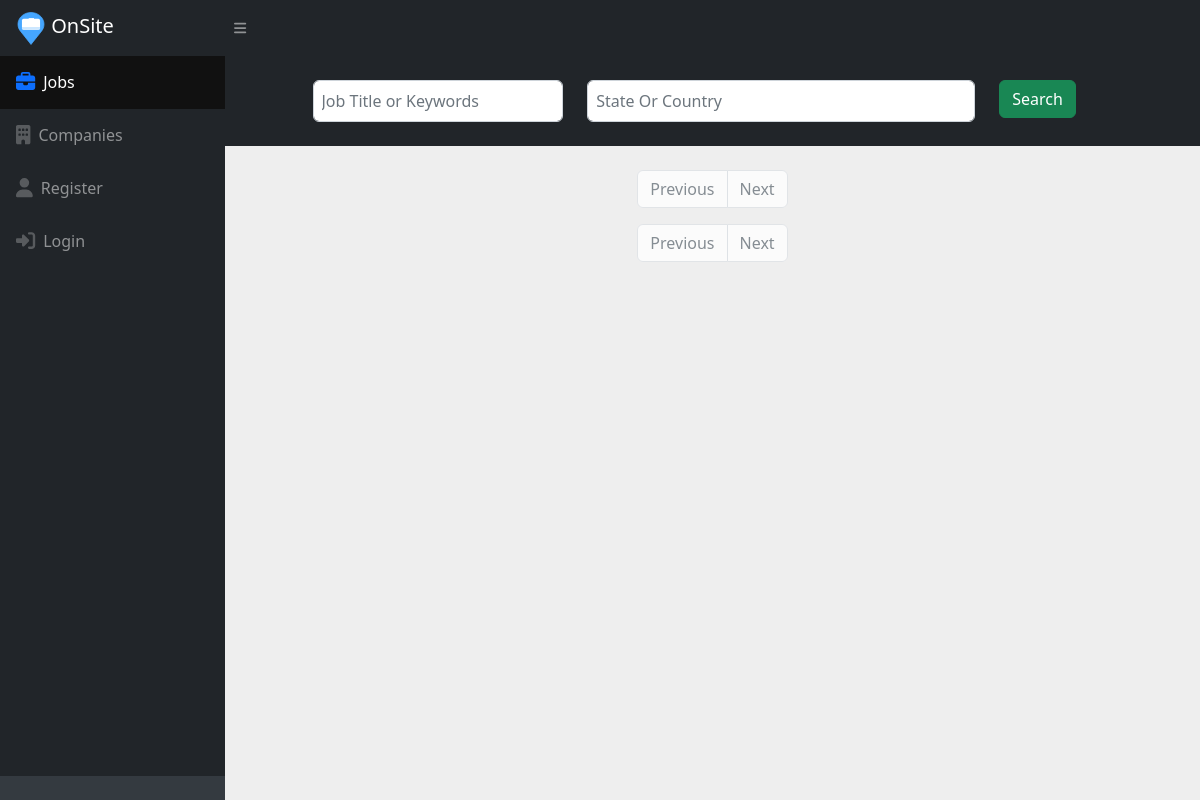
The page /jobs?page=1&job_title=&location= on the database as committed earlier.
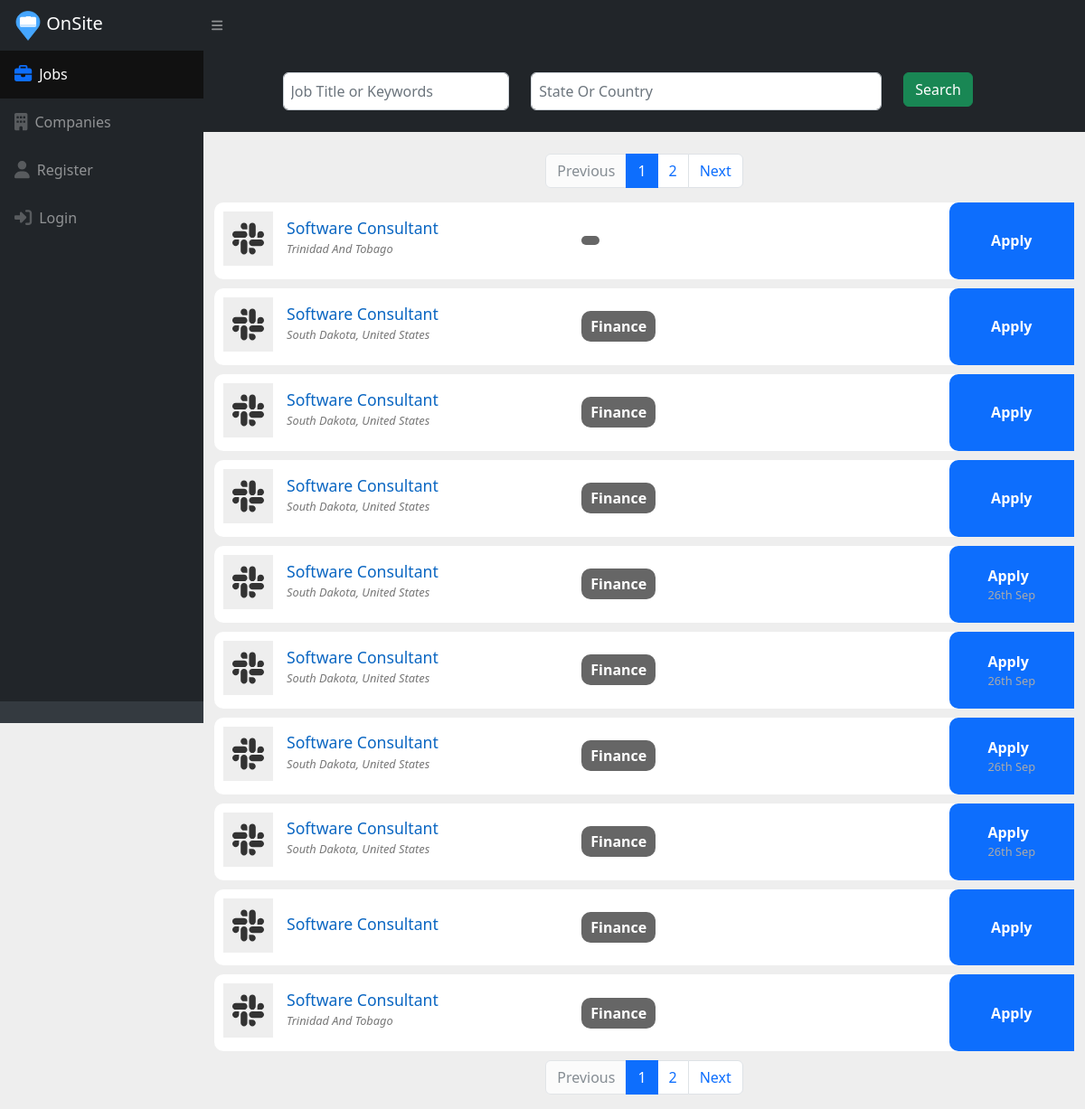
The same page on the database as committed later.
### app/models/job.py (models this page shows)
class JobHead(models.Model):
    title = models.ForeignKey(JobTitle, null=True, on_delete=models.SET_NULL)
    other_title =  models.CharField(max_length=255, null=True)
    location = models.ForeignKey(Location, on_delete=models.SET_NULL, null=True)
    department = models.ForeignKey(Department, on_delete=models.SET_NULL, null=True)
    other_department =  models.CharField(max_length=255, null=True)
    posted_on = models.DateTimeField(auto_now_add=True)
    salary_min = models.IntegerField(null=True)
    salary_max = models.IntegerField(null=True)
    experience_level =   models.CharField(max_length=15, choices=EXP_LEVEL, default="any")
    active_from = models.DateField(null=True)
    active_to = models.DateField(null=True)
    draft = models.BooleanField(default=False)
    created_by =  models.ForeignKey(User, on_delete=models.SET_NULL,null=True,  related_name="created_by")

### app/models/job_title.py (models this page shows, shortened)
class JobTitle(models.Model):
    name = models.CharField(max_length=100, unique=True)
    class Meta:
        indexes = [
            models.Index(fields=['name']),
        ]

### app/models/location.py (models this page shows)
class Location(models.Model):
    name = models.CharField(max_length=100, unique=True)
    loc_tyep = models.IntegerField()
    class Meta:
        indexes = [
            models.Index(fields=['name']),
        ]

### app/models/department.py (models this page shows)
class Department(models.Model):
    name = models.CharField(max_length=100, unique=True)

### app/public/views.py (the view)
# urls.py: path("jobs", views.jobs, name="jobs"),
def jobs(request):
    try:
        query = Q()
        if "job_title" in request.GET and request.GET["job_title"] != "":
            query &= Q(title__name__icontains=request.GET["job_title"])
        if "location" in request.GET and request.GET["location"] != "":
            query &= Q(location_id=request.GET["location"])
        if "page" in request.GET:
            page = int(request.GET["page"]) - 1
        jobs = JobHead.objects.filter(query).order_by('id')
        jobs_count = jobs.count()
        jobs = jobs[page * 10 : (page * 10) + 10]
    except Exception as e:
        return HttpResponseRedirect('/jobs?page=1&job_title=&location=')
    if len(jobs) != 0:
        pages = []
        for i in range(page+1 ,page - 2, -1):
            if i < 1:
                break
            pages.append(i)
        last = -(-jobs_count // 10) + 1
        for j in range(page+2, page + 4):
            if j  == last:
                break
            pages.append(j)
        pages.sort()
        last_page =  False
        if page + 2 == last:
            last_page = True
    else:
        pages = []
        last_page = True
    return render(request ,
                  "public/jobs.html",
                  {"jobs" : jobs,
                   "count": jobs_count,
                   "pages":pages,
                   "last_page" : last_page
                   })

### templates/public/jobs.html (shortened to what the changed rows need)
{% extends "../base.html"%}
{%load static%}
{% block body_block %}
<div id="layoutSidenav_content">
    <main>
        <br>
        <nav aria-label="Page navigation example">
            <ul class="pagination justify-content-center">
                {% for page in pages %}
                <li class="page-item {% if page|stringformat:'s' == request.GET.page %} active {% endif %}">
                    <a class="page-link" href="/jobs?page={{page}}&job_title={{request.GET.job_title}}&location={{request.GET.location}}">{{page}}
                    </a>
                </li>
                {% endfor %}
                {% if last_page %}
                <li class="page-item disabled">
                    <a class="page-link" href="#" tabindex="-1">Next</a>
                </li>
                {% else %}
                <li class="page-item">
                    <a class="page-link" href="/jobs?page={{request.GET.page|add:'1'}}&job_title={{request.GET.job_title}}&location={{request.GET.location}}" tabindex="-1">Next</a>
                </li>
                {% endif %}
            </ul>
        </nav>
        <div class="container-fluid" id="recent_listings">
            {% for x in jobs %}
            <a href="/jobs/job/{{x.id}}/{{x.title.name}}">
                <div class="job">
                    <div class="row">
                        <div class="col sm-5 job_apply_head capitalize">
                            <div class="icon"><i class="fa-brands fa-slack"></i></div>
                            <div>
                                <h6 class="title">{{x.title.name}} </h6>
                                <div class="location "><em>{{x.location.name}}</em> </div>
                            </div>
                        </div>
                        <div class="col-sm-5 capitalize department">
                            <b>{{x.department.name}}</b>
                        </div>
                        <div class="col-sm-2 apply">
                            <div>
                                <div>
                                    <b>Apply</b> <br>
                                    <div class="deadline">{{x.active_to|date:"dS M" }}</div>
                                </div>
                            </div>
                        </div>
                    </div>
                </div>
            </a>
            {% endfor %}
        </div>
        <nav aria-label="Page navigation example">
            <ul class="pagination justify-content-center">
                {% for page in pages %}
                <li class="page-item {% if page|stringformat:'s' == request.GET.page %} active {% endif %}">
                    <a class="page-link" href="/jobs?page={{page}}&job_title={{request.GET.job_title}}&location={{request.GET.location}}">{{page}}
                    </a>
                </li>
                {% endfor %}
                {% if last_page %}
                <li class="page-item disabled">
                    <a class="page-link" href="#" tabindex="-1">Next</a>
                </li>
                {% else %}
                <li class="page-item">
                    <a class="page-link" href="/jobs?page={{request.GET.page|add:'1'}}&job_title={{request.GET.job_title}}&location={{request.GET.location}}" tabindex="-1">Next</a>
                </li>
                {% endif %}
            </ul>
        </nav>
    </main>
</div>
{% endblock %}

Rows that differ between the two databases and show on the page:
added JobHead: title.name "Software Consultant", location.name "Trinidad And Tobago"
added JobHead: title.name "Software Consultant", location.name "South Dakota, United States", department.name "Finance"
added JobHead: title.name "Software Consultant", location.name "South Dakota, United States", department.name "Finance"
added JobHead: title.name "Software Consultant", location.name "South Dakota, United States", department.name "Finance"
added JobHead: title.name "Software Consultant", location.name "South Dakota, United States", department.name "Finance", active_to "26th Sep"
added JobHead: title.name "Software Consultant", location.name "South Dakota, United States", department.name "Finance", active_to "26th Sep"
added JobHead: title.name "Software Consultant", location.name "South Dakota, United States", department.name "Finance", active_to "26th Sep"
added JobHead: title.name "Software Consultant", location.name "South Dakota, United States", department.name "Finance", active_to "26th Sep"
added JobHead: title.name "Software Consultant", department.name "Finance"
added JobHead: title.name "Software Consultant", location.name "Trinidad And Tobago", department.name "Finance"
Other text that changed with them:
new list line: "1"
new list line: "2"
